Frame 1 (no input): blank canvas, image omitted
Frame 60 (the mouse pressed at the canvas centre just before this capture): blank canvas, image omitted
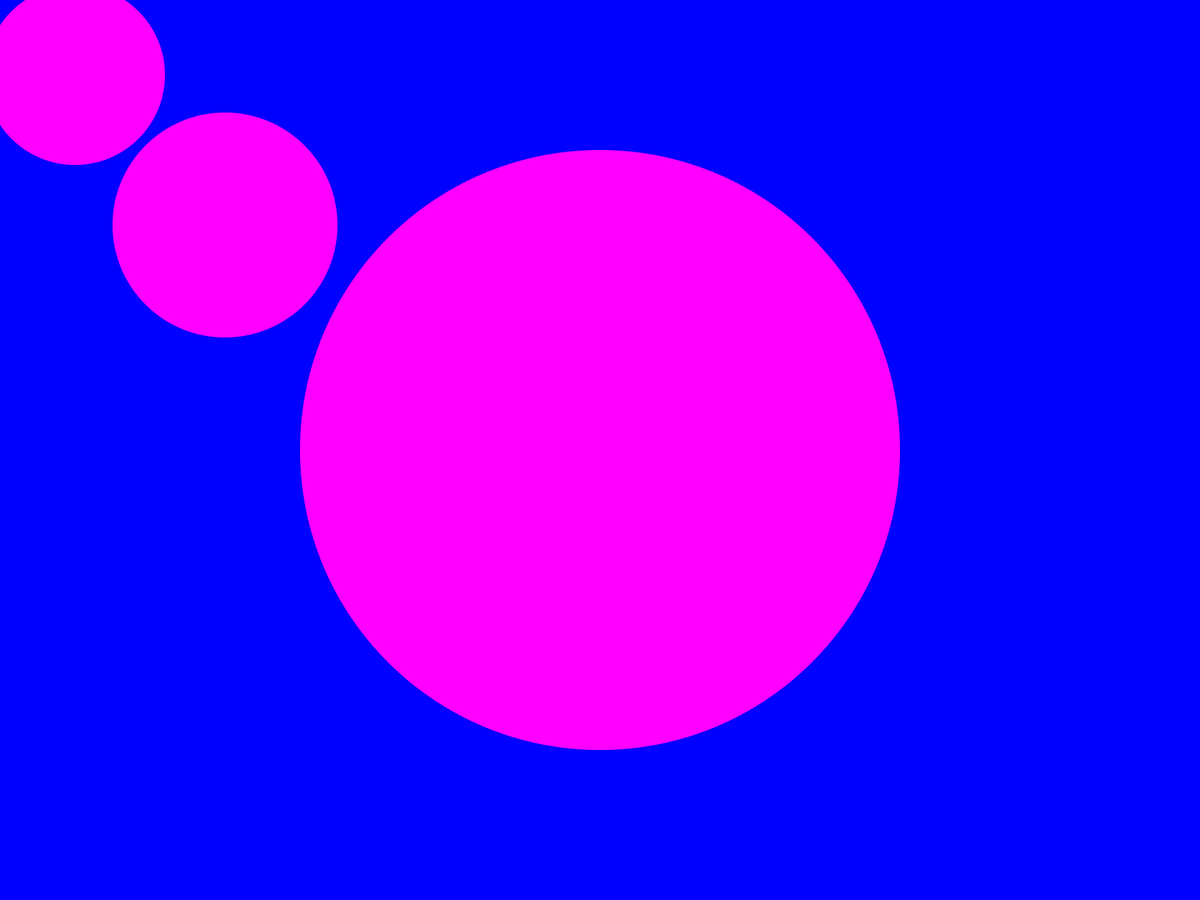
Frame 120 (the mouse held since frame 60 and released just before this capture)

The Processing sketch whose frames 1 and 60 were blank and that drew this single picture after the mouse press (run headless with seeded random() and noise(); from frame 60 on, the mouse is pressed at the canvas centre):

// Processing sketch: sketch_1_3
// ── sketch_1_3.pde
void setup () {
  fullScreen();
  //size(400, 400);
  
}

void draw () {

  background (0, 0, 255);
  noStroke();

  
  // line interactive
  ellipse(width/2, height/2, mouseX, mouseX);
  ellipse(100,100,  mouseX * 0.3, mouseX * 0.3);
  
    
  // stroke options
  strokeWeight(5);
  stroke(0, 0, 255);
  fill(255, 0, 255);
  line(400,0, 0, 400);
  
  noStroke();
  ellipse(300, 300, mouseY* 0.5, mouseY*0.5);
}
